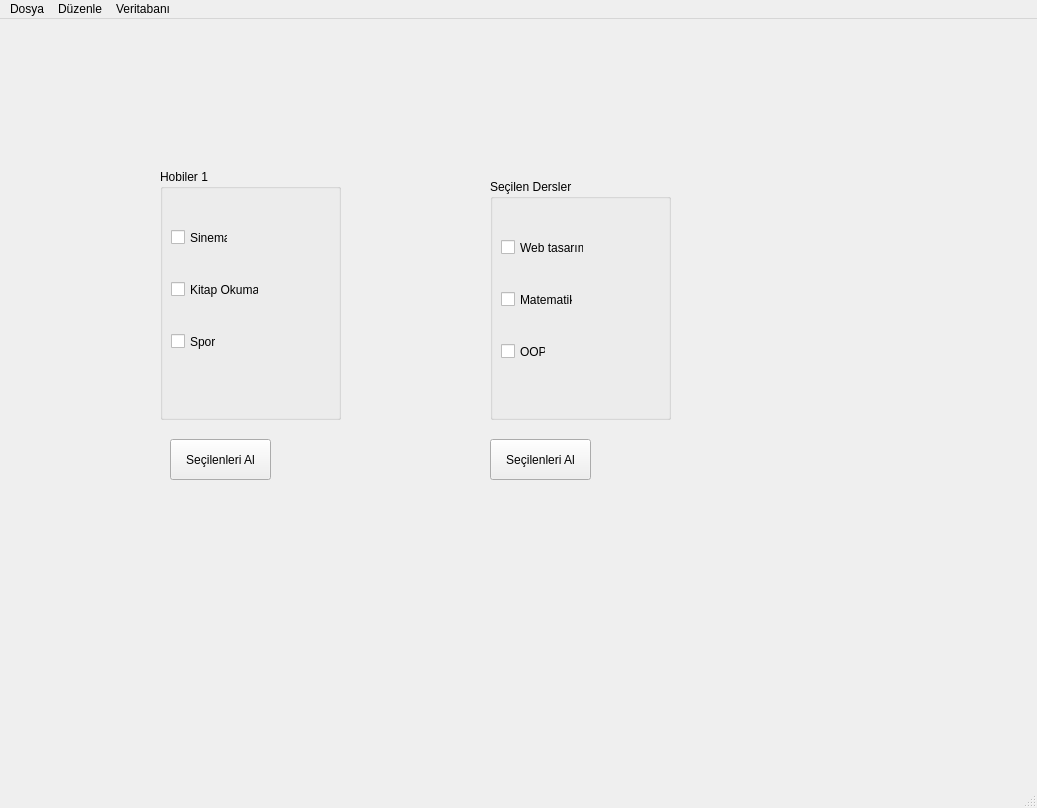
<?xml version="1.0" encoding="UTF-8"?>
<ui version="4.0">
 <class>MainWindow</class>
 <widget class="QMainWindow" name="MainWindow">
  <property name="geometry">
   <rect>
    <x>0</x>
    <y>0</y>
    <width>1037</width>
    <height>808</height>
   </rect>
  </property>
  <property name="windowTitle">
   <string>MainWindow</string>
  </property>
  <widget class="QWidget" name="centralwidget">
   <widget class="QPushButton" name="btnHobilerSecilenleriAl">
    <property name="geometry">
     <rect>
      <x>170</x>
      <y>420</y>
      <width>101</width>
      <height>41</height>
     </rect>
    </property>
    <property name="text">
     <string>Seçilenleri Al</string>
    </property>
   </widget>
   <widget class="QLabel" name="lblResultHobiler">
    <property name="geometry">
     <rect>
      <x>170</x>
      <y>500</y>
      <width>161</width>
      <height>131</height>
     </rect>
    </property>
    <property name="text">
     <string/>
    </property>
   </widget>
   <widget class="QGroupBox" name="groupHobiler">
    <property name="geometry">
     <rect>
      <x>160</x>
      <y>150</y>
      <width>181</width>
      <height>251</height>
     </rect>
    </property>
    <property name="title">
     <string>Hobiler 1</string>
    </property>
    <widget class="QCheckBox" name="cbKitapOkumak">
     <property name="geometry">
      <rect>
       <x>11</x>
       <y>112</y>
       <width>88</width>
       <height>17</height>
      </rect>
     </property>
     <property name="text">
      <string>Kitap Okumak</string>
     </property>
    </widget>
    <widget class="QCheckBox" name="cbSpor">
     <property name="geometry">
      <rect>
       <x>11</x>
       <y>164</y>
       <width>45</width>
       <height>17</height>
      </rect>
     </property>
     <property name="text">
      <string>Spor</string>
     </property>
    </widget>
    <widget class="QCheckBox" name="cbSinema">
     <property name="geometry">
      <rect>
       <x>11</x>
       <y>60</y>
       <width>57</width>
       <height>17</height>
      </rect>
     </property>
     <property name="text">
      <string>Sinema</string>
     </property>
    </widget>
   </widget>
   <widget class="QGroupBox" name="groupDersler">
    <property name="geometry">
     <rect>
      <x>490</x>
      <y>160</y>
      <width>181</width>
      <height>241</height>
     </rect>
    </property>
    <property name="title">
     <string>Seçilen Dersler</string>
    </property>
    <widget class="QCheckBox" name="cbWebTasarim">
     <property name="geometry">
      <rect>
       <x>11</x>
       <y>60</y>
       <width>83</width>
       <height>17</height>
      </rect>
     </property>
     <property name="text">
      <string>Web tasarım</string>
     </property>
    </widget>
    <widget class="QCheckBox" name="cbMatematik">
     <property name="geometry">
      <rect>
       <x>11</x>
       <y>112</y>
       <width>72</width>
       <height>17</height>
      </rect>
     </property>
     <property name="text">
      <string>Matematik</string>
     </property>
    </widget>
    <widget class="QCheckBox" name="cbOOP">
     <property name="geometry">
      <rect>
       <x>11</x>
       <y>164</y>
       <width>45</width>
       <height>17</height>
      </rect>
     </property>
     <property name="text">
      <string>OOP</string>
     </property>
    </widget>
   </widget>
   <widget class="QLabel" name="lblResultDersler">
    <property name="geometry">
     <rect>
      <x>480</x>
      <y>500</y>
      <width>191</width>
      <height>111</height>
     </rect>
    </property>
    <property name="text">
     <string/>
    </property>
   </widget>
   <widget class="QPushButton" name="btnDerslerSecilenleriAl">
    <property name="geometry">
     <rect>
      <x>490</x>
      <y>420</y>
      <width>101</width>
      <height>41</height>
     </rect>
    </property>
    <property name="text">
     <string>Seçilenleri Al</string>
    </property>
   </widget>
  </widget>
  <widget class="QMenuBar" name="menubar">
   <property name="geometry">
    <rect>
     <x>0</x>
     <y>0</y>
     <width>1037</width>
     <height>21</height>
    </rect>
   </property>
   <widget class="QMenu" name="menuDosya">
    <property name="title">
     <string>Dosya</string>
    </property>
    <addaction name="actionProje_Olu_tur"/>
    <addaction name="actionProje_A"/>
    <addaction name="actionKaydet"/>
    <addaction name="actionFarkl_Kaydet"/>
   </widget>
   <widget class="QMenu" name="menuD_zenle">
    <property name="title">
     <string>Düzenle</string>
    </property>
   </widget>
   <widget class="QMenu" name="menuVeritaban">
    <property name="title">
     <string>Veritabanı</string>
    </property>
    <addaction name="separator"/>
   </widget>
   <addaction name="menuDosya"/>
   <addaction name="menuD_zenle"/>
   <addaction name="menuVeritaban"/>
  </widget>
  <widget class="QStatusBar" name="statusbar"/>
  <action name="actionProje_Olu_tur">
   <property name="text">
    <string>Proje Oluştur</string>
   </property>
  </action>
  <action name="actionProje_A">
   <property name="text">
    <string>Proje Aç</string>
   </property>
  </action>
  <action name="actionKaydet">
   <property name="text">
    <string>Kaydet</string>
   </property>
  </action>
  <action name="actionFarkl_Kaydet">
   <property name="text">
    <string>Farklı Kaydet</string>
   </property>
  </action>
 </widget>
 <resources/>
 <connections/>
</ui>
